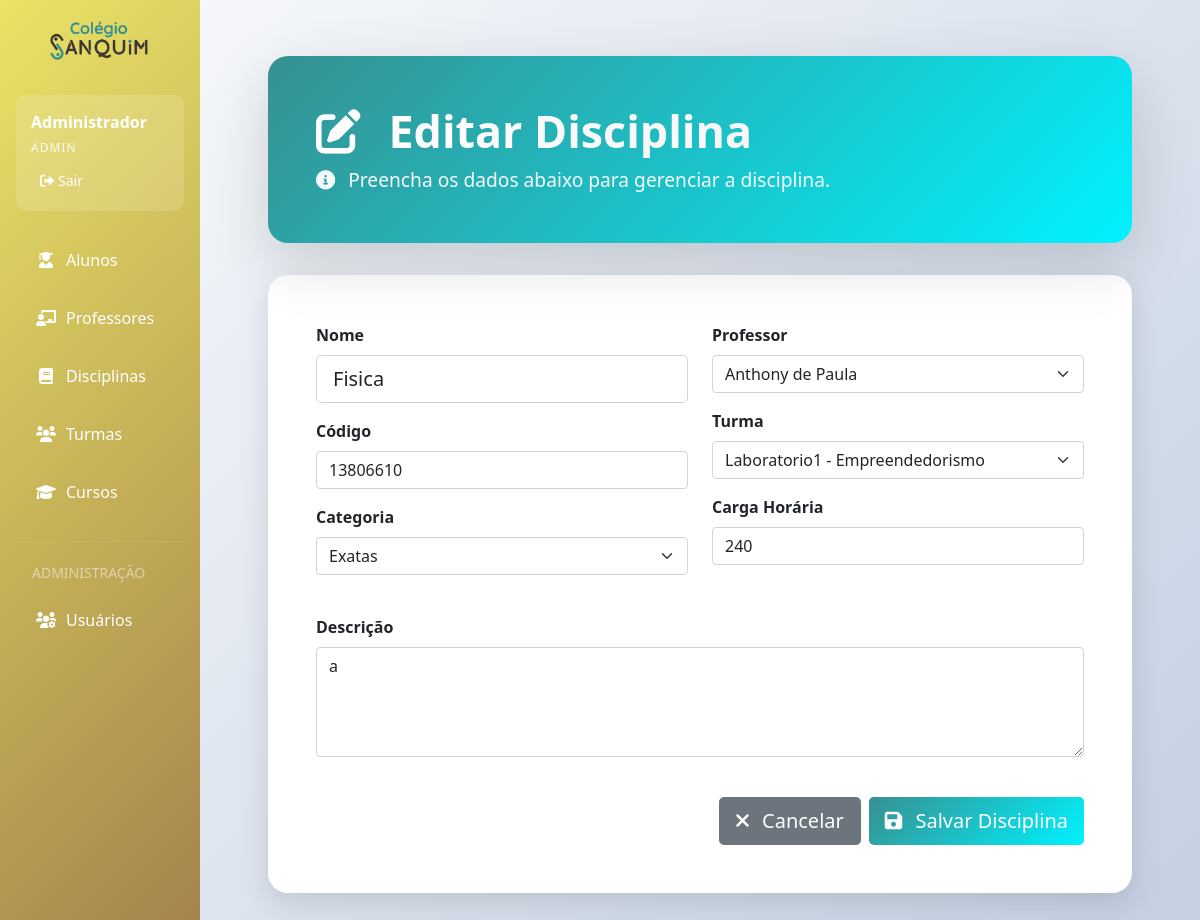
The page /disciplinas/1/editar (signed in) on the database as committed earlier.
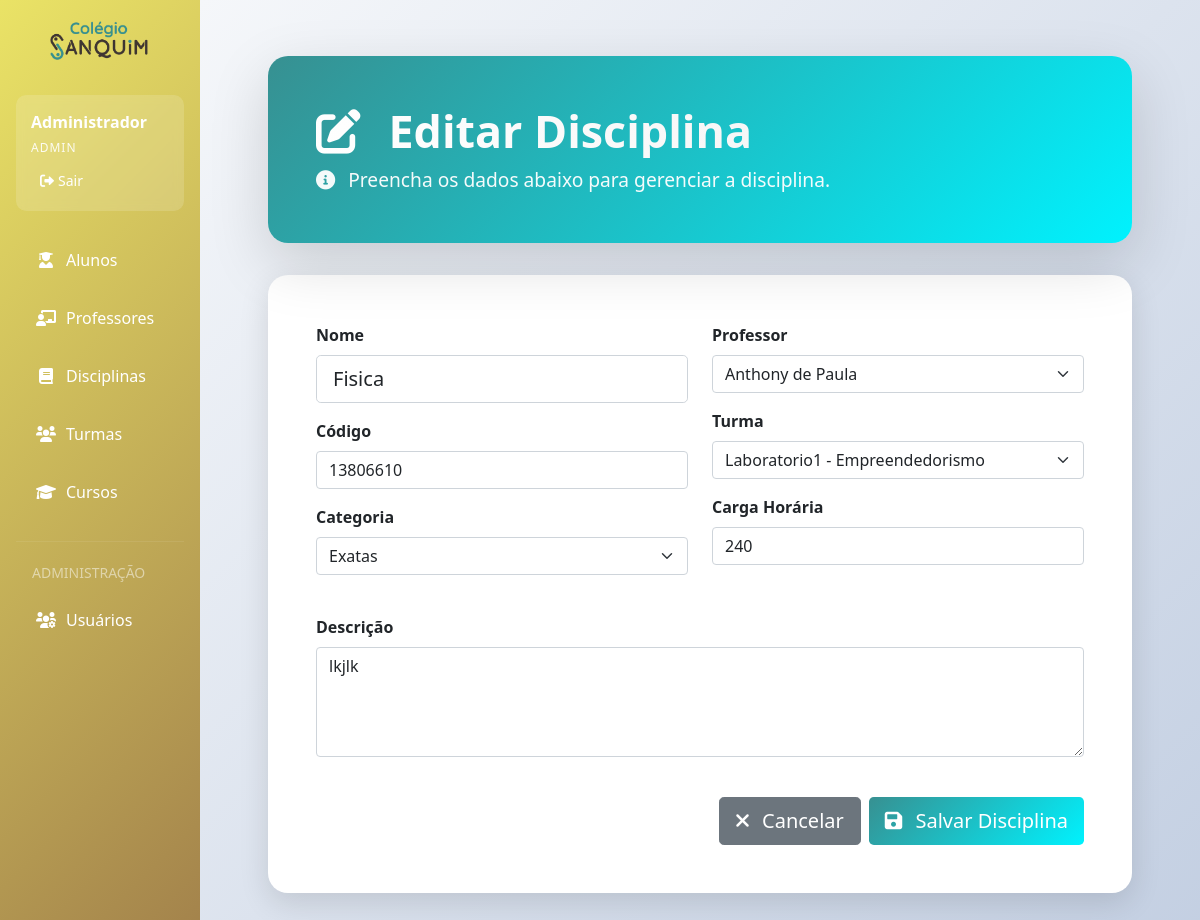
The same page on the database as committed later.
### app.py (models this page shows, shortened)
class Disciplina(db.Model):
    __tablename__ = 'disciplina'
    id = db.Column(db.Integer, primary_key=True)
    nome = db.Column(db.String(100), nullable=False)
    codigo = db.Column(db.String(20), unique=True, nullable=False)
    carga_horaria = db.Column(db.Integer)
    descricao = db.Column(db.Text)
    categoria = db.Column(db.String(50), default='geral') # ex: exatas, humanas, biologicas, geral
    professor_id = db.Column(db.Integer, db.ForeignKey('professor.id'))
    turma_id = db.Column(db.Integer, db.ForeignKey('turma.id'))
    professor = db.relationship('Professor', backref='minhas_disciplinas')
    turma = db.relationship('Turma', backref='disciplinas_vinculadas')
    notas = db.relationship('Nota', back_populates='disciplina', cascade="all, delete-orphan")
    faltas = db.relationship('Falta', back_populates='disciplina_rel', cascade="all, delete-orphan")

### app.py (the view, shortened to what this page needs)
@app.route('/disciplinas/<int:id>/editar', methods=['GET', 'POST'])
@login_required
def editar_disciplina(id):
    if session.get('user_tipo') not in ['admin', 'secretaria']:
        flash('Acesso negado!', 'error')
        return redirect(url_for('listar_disciplinas'))
    disciplina = Disciplina.query.get_or_404(id)
    form = DisciplinaForm(obj=disciplina)
    if request.method == 'GET':
        form.professor_id.data = disciplina.professor_id
        form.turma_id.data = disciplina.turma_id
        form.categoria.data = disciplina.categoria
    form.professor_id.choices = [(p.id, p.nome) for p in Professor.query.order_by(Professor.nome).all()]
    form.professor_id.choices.insert(0, (0, 'Selecione um Professor'))
    form.turma_id.choices = [(t.id, f"{t.nome} - {t.curso.nome}") for t in Turma.query.order_by(Turma.nome).all()]
    form.turma_id.choices.insert(0, (0, 'Selecione uma Turma'))
    return render_template('disciplinas/form.html', form=form, titulo='Editar Disciplina', disciplina=disciplina)

### app.py
class DisciplinaForm(FlaskForm):
    nome = StringField('Nome', validators=[DataRequired()])
    codigo = StringField('Código', validators=[DataRequired()])
    carga_horaria = IntegerField('Carga Horária')
    descricao = TextAreaField('Descrição')
    categoria = SelectField('Categoria', choices=[
        ('exatas', 'Exatas'),
        ('humanas', 'Humanas'),
        ('biologicas', 'Biológicas'),
        ('linguagens', 'Linguagens'),
        ('geral', 'Geral')
    ], validators=[DataRequired()])
    professor_id = SelectField('Professor', coerce=int, validators=[Optional()])
    turma_id = SelectField('Turma', coerce=int, validators=[Optional()])

### app.py (called while the page is built)
def login_required(f):
    @wraps(f)
    def decorated_function(*args, **kwargs):
        if 'user_id' not in session:
            return redirect(url_for('login'))
        return f(*args, **kwargs)
    return decorated_function

### templates/disciplinas/form.html (shortened to what this page needs)
{% extends "base.html" %}
{% block content %}
<div class="main-container">
    <div class="header-section" style="margin-bottom: 2rem; background: linear-gradient(135deg, #379091, #00f2fe);">
        <div class="header-content">
            <h1 class="page-title mb-2">
                <i class="fas fa-edit me-3"></i>
                {{ titulo }}
            </h1>
            <p class="page-subtitle">
                <i class="fas fa-info-circle me-2"></i>
                Preencha os dados abaixo para gerenciar a disciplina.
            </p>
        </div>
    </div>
    <div class="main-card">
        <div class="card-body p-4 p-md-5">
            <form method="POST" action="">
                <div class="row g-4">
                    <div class="col-md-6">
                        <div class="mb-3">
                            {{ form.nome.label(class="form-label fw-bold") }}
                            {{ form.nome(class="form-control form-control-lg", placeholder="Ex: Cálculo Diferencial e Integral I") }}
                        </div>
                        <div class="mb-3">
                            {{ form.codigo.label(class="form-label fw-bold") }}
                            {{ form.codigo(class="form-control", placeholder="Ex: MAT101") }}
                        </div>
                        <div class="mb-3">
                            {{ form.categoria.label(class="form-label fw-bold") }}
                            {{ form.categoria(class="form-select") }}
                        </div>
                    </div>
                    <div class="col-md-6">
                        <div class="mb-3">
                            {{ form.professor_id.label(class="form-label fw-bold") }}
                            {{ form.professor_id(class="form-select") }}
                        </div>
                        <div class="mb-3">
                            {{ form.turma_id.label(class="form-label fw-bold") }}
                            {{ form.turma_id(class="form-select") }}
                        </div>
                        <div class="mb-3">
                            {{ form.carga_horaria.label(class="form-label fw-bold") }}
                            {{ form.carga_horaria(class="form-control", placeholder="Ex: 80") }}
                        </div>
                    </div>
                    <div class="col-12">
                        <div class="mb-3">
                             {{ form.descricao.label(class="form-label fw-bold") }}
                             {{ form.descricao(class="form-control", rows="4", placeholder="Descreva os objetivos e o conteúdo da disciplina...") }}
                        </div>
                    </div>
                </div>
                <div class="mt-4 d-flex justify-content-end gap-2">
                    <a href="{{ url_for('listar_disciplinas') }}" class="btn btn-secondary btn-lg">
                        <i class="fas fa-times me-2"></i>
                        Cancelar
                    </a>
                    <button type="submit" class="btn btn-primary btn-lg" style="background: linear-gradient(135deg, #379091, #00f2fe);">
                        <i class="fas fa-save me-2"></i>
                        Salvar Disciplina
                    </button>
                </div>
            </form>
        </div>
    </div>
</div>
{% endblock %}

Rows that differ between the two databases and show on the page:
changed Disciplina "Fisica": descricao "a" → "lkjlk"
